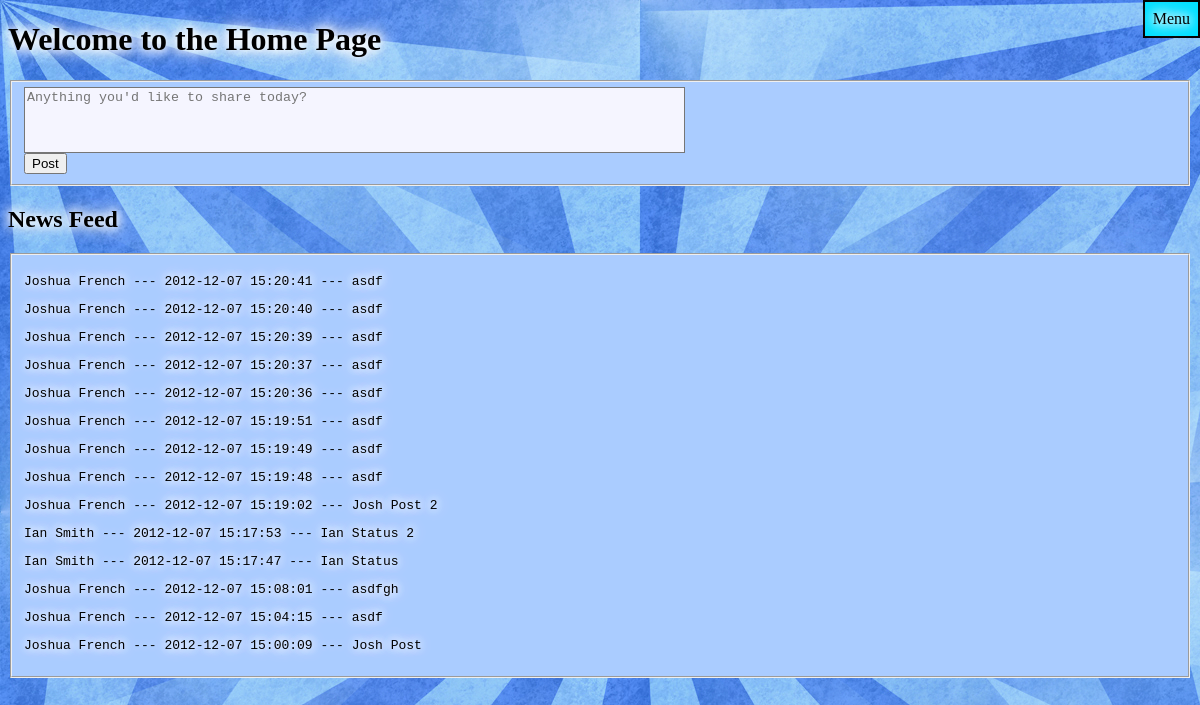
The app's page /home.php (signed in) with its own data.
### tables this page shows
CREATE TABLE `messages` (
  `id` int(11) NOT NULL AUTO_INCREMENT,
  `message` varchar(255) NOT NULL,
  `user_id` int(11) NOT NULL,
  `date` datetime NOT NULL,
  PRIMARY KEY (`id`),
  KEY `user_id` (`user_id`),
  CONSTRAINT `messages_ibfk_1` FOREIGN KEY (`user_id`) REFERENCES `users` (`id`) ON DELETE CASCADE
);

### home.php (the view, shortened to what this page needs)
<?php
	include_once("common.php");
?>
	</head>
	<body>
		<h1>Welcome to the Home Page</h1>
		<form action='post.php' method='post'>
			<fieldset>
				<textarea id='message' name='message' rows='4' cols='80' maxlength='255' placeholder="Anything you'd like to share today?"></textarea>
				<input type='submit' value='Post'/>
			</fieldset>
		</form>
<?php
	$db = new mysqli('localhost', 'team09', 'maroon', 'team09');
	$query = 'select id from users where email = ?';
	$prep_query = $db->prepare($query);
	$prep_query->bind_param('s', $_SESSION['user']);
	if ($prep_query->execute()) {
		$prep_query->bind_result($id);
	}
	else {
		die('Failed to execute query');
	}
	$query = 'select message, date,
		(select fname from users where id = user_id) as fname,
		(select lname from users where id = user_id) as lname
		from messages where user_id = ?
		or user_id in (select user2 from friends where user1 = ?)
		order by date desc
		limit 20';
	$prep_query = $db->prepare($query);
	$prep_query->bind_param('ii', $id, $id);
	if ($prep_query->execute()) {
		$prep_query->bind_result($message, $date, $fname, $lname); ?>
		<h2>News Feed</h2>
		<fieldset>
			<?php while ($prep_query->fetch()) {
				echo "<pre>$fname $lname --- $date --- $message</pre>";
			} ?>
		</fieldset>
<?php
	}
	else {
		die('Failed to execute query');
	}
?>
	</body>
</html>

### format.css (style rules this page uses)
textarea { resize: none; display: block; background-color: #F5F5FF; }
fieldset { background-color: #AACCFF; }
body { background-image:url('images/bg.jpg'); text-shadow: 0px 0px 10px white, 0px 0px 10px white, 0px 0px 20px white, 0px 0px 20px white; }

### records on screen
messages: fname "Joshua", lname "French", date "2012-12-07 15:20:41", message "asdf"
messages: fname "Joshua", lname "French", date "2012-12-07 15:20:40", message "asdf"
messages: fname "Joshua", lname "French", date "2012-12-07 15:20:39", message "asdf"
messages: fname "Joshua", lname "French", date "2012-12-07 15:20:37", message "asdf"
messages: fname "Joshua", lname "French", date "2012-12-07 15:20:36", message "asdf"
messages: fname "Joshua", lname "French", date "2012-12-07 15:19:51", message "asdf"
messages: fname "Joshua", lname "French", date "2012-12-07 15:19:49", message "asdf"
messages: fname "Joshua", lname "French", date "2012-12-07 15:19:48", message "asdf"
messages: fname "Joshua", lname "French", date "2012-12-07 15:19:02", message "Josh Post 2"
messages: fname "Ian", lname "Smith", date "2012-12-07 15:17:53", message "Ian Status 2"
messages: fname "Ian", lname "Smith", date "2012-12-07 15:17:47", message "Ian Status"
messages: fname "Joshua", lname "French", date "2012-12-07 15:08:01", message "asdfgh"
messages: fname "Joshua", lname "French", date "2012-12-07 15:04:15", message "asdf"
messages: fname "Joshua", lname "French", date "2012-12-07 15:00:09", message "Josh Post"
